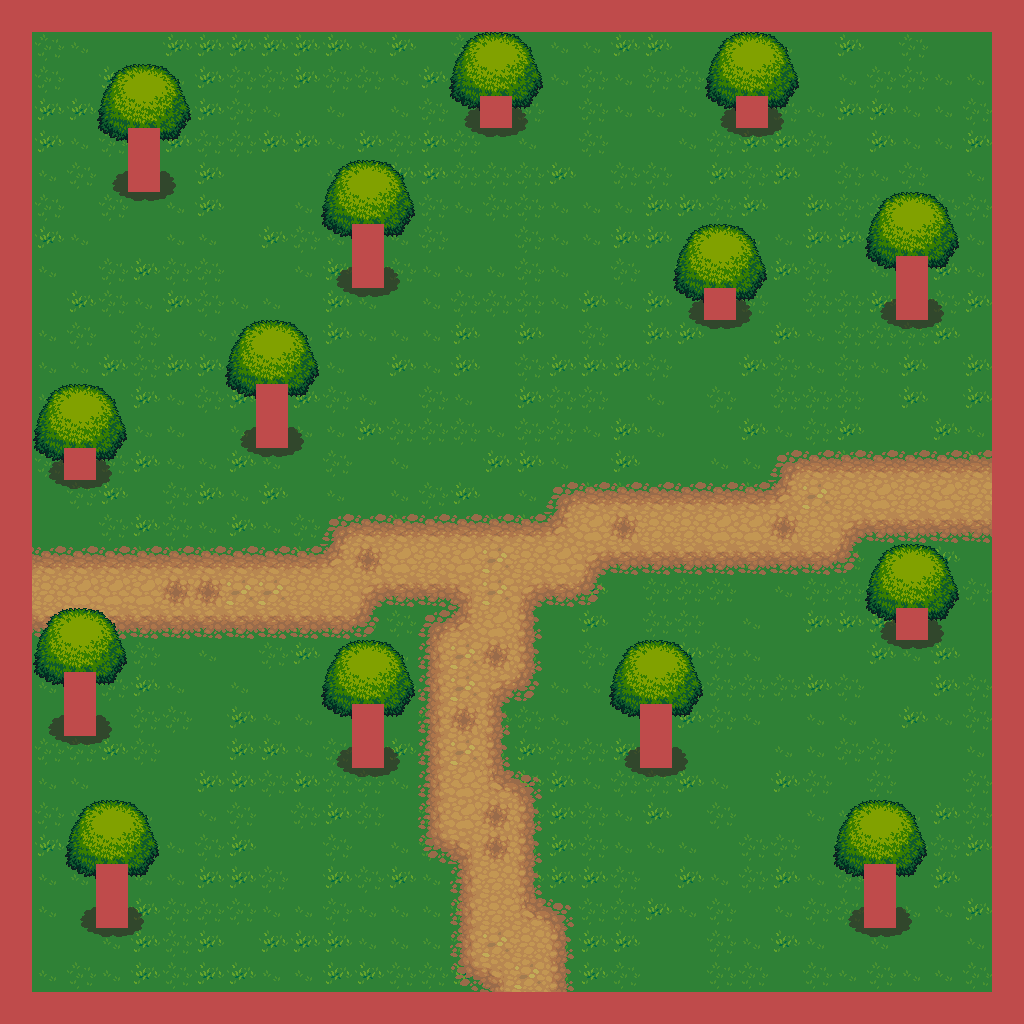

A level layout from a 2D game, rendered from its tile map. Below: a short description, then the map file with tile-grid data replaced by summaries:
An orthogonal 32x32 tile map with 32x32 px tiles, 4 tile layers (Tile Layer 1, Tile Layer 2, Tile Layer 4, ...), 5 tilesets.

<map version="1.0" tiledversion="1.1.5" orientation="orthogonal" renderorder="right-down" width="32" height="32" tilewidth="32" tileheight="32" infinite="0" nextobjectid="1">
 <tileset firstgid="1" source="../assets/Terrain.tsx" />
 <tileset firstgid="1025" source="../assets/trunk.tsx" />
 <tileset firstgid="1043" source="../assets/obj_misk_atlas.tsx" />
 <tileset firstgid="2067" source="../assets/treetop.tsx" />
 <tileset firstgid="2109" source="../assets/castlefloors.tsx" />
 <layer name="Tile Layer 1" width="32" height="32">
  <data>[1024 cells, 900 non-empty, 4 distinct tile ids]</data>
 </layer>
 <layer name="Tile Layer 2" width="32" height="32">
  <data>[1024 cells, 268 non-empty, 25 distinct tile ids]</data>
 </layer>
 <layer width="32" height="32">
  <data>[1024 cells, 126 non-empty, 9 distinct tile ids]</data>
 </layer>
 <layer name="Tile Layer 4" width="32" height="32">
  <data>[1024 cells, 147 non-empty, 1 distinct tile ids]</data>
 </layer>
</map>
